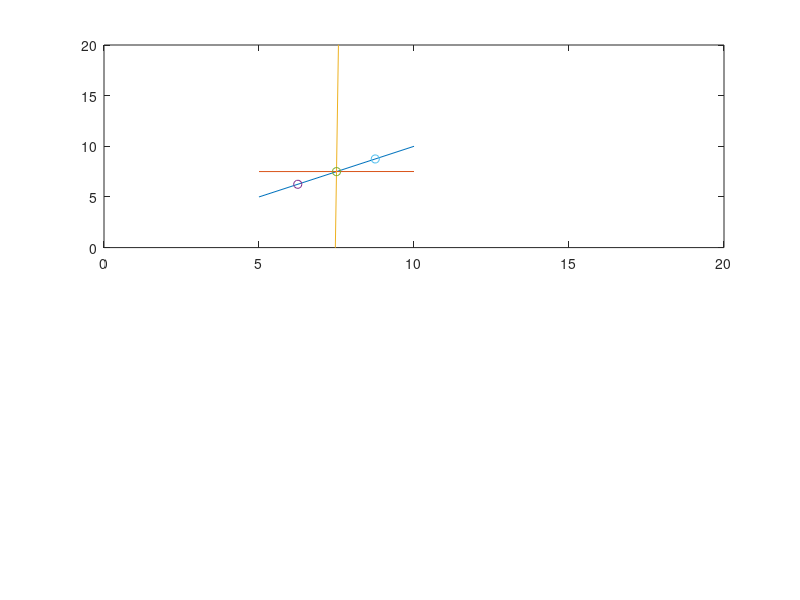

This figure's MATLAB source: (Note: this script raises an error after producing the figure.)
% This test calculates and shows the likelihoods when we move "b" one of the 
% endpoints of our segment. As long as "b" is estimated to be before an actual
% observed value of the x-coordinate the likelihood is zero. As soon as the
% observation falls within the segment it goes suddenly goes up, and then 
% slowly diminishes.
% Somehow it would be interesting to see if the fall-off when the segment is
% considered further from the point can be faster.

addpath('..');
addpath('../inference/likelihood/normal');

method='DPM_Seg';

test_mu=true;
test_b=false;

max_x_axis=20;
max_y_axis=20;

% number of test cases
N=3;

% Default line parameters	
mu0 = [0 1];
b0 = 10;

if (test_mu)
    % create ground truth
    truth.mu = repmat(mu0, N, 1)';
    truth.b = repmat(b0, N, 1)';

	% Different line parameters to test
	mu1=[7.5 0.001];
	mu2=[-1500+7.5 200];
	test.mu=[mu0' mu1' mu2'];
    test.b = truth.b;
end

if (test_b)
    N = 100;
    % create ground truth
    truth.mu = repmat(mu0, N, 1)';
    truth.b = repmat(b0, N, 1)';

	% test b in particular, the end of the line segment
	x_inc=max_x_axis/N;
	test.b=0:x_inc:max_x_axis-x_inc;
	test.b=test.b+x_inc;
    test.mu = truth.mu;
end

% create x between a0 and b0
a0=5;
b0=10;
%x=rand(1,3)*a0+b0-a0;
x=[0.25 0.5 0.75]*a0+b0-a0;
%printf("The x generated between (%i,%i) is %i\n", a0, b0, x);
% repeat this random value for all lines
%x=repmat(x, 1, N);
% append with ones, so it can be multiplied with the mu's
X=[ones(1,N);x];

% assume the method calculates the optimal mu, then use this to come up with
% y, and measure if this indeed corresponds with the likelihood expectations

y=sum(X.*truth.mu,1);

% collect total data, to be used in algorithm
test.data=[X; y];

clear R
for i = 1:N
	R(i).mu = test.mu(:,i);
	R(i).Sigma = 0.1;
	%R(i).a=a0;
    %R(i).b=test.b(i);
	R(i).a=0;
    R(i).b=15;
end

% show the line going from [a0,b0] on the x-axis and having the corresponding
% y-coordinates derived for different mu
subplot(2,1,1)
for i = 1:N
    x0=a0; xn=b0;
    X0=[1;x0]; 
    Xn=[1;xn];
    y0=sum(X0.*test.mu(:,i),1);
    yn=sum(Xn.*test.mu(:,i),1);

    plot([x0, xn], [y0, yn]);
    axis([0, 20, 0, 20]);
    hold on;
end

% point x
for i = 1:N
    xp=X(2,i);
    yp=y(i);
    plot(xp, yp, 'o');
end

% calculate the likelihoods with the given data
n=likelihoods(method, test.data, R);

% show in the second plot the likelihood with b_test
subplot(2,1,2);

if (test_mu)
    n
end

if (test_b)
    axis([0, 20, 0, 20]);
    plot(b_test', n, 'r');
end

hold off;
%b=waitforbuttonpress();
